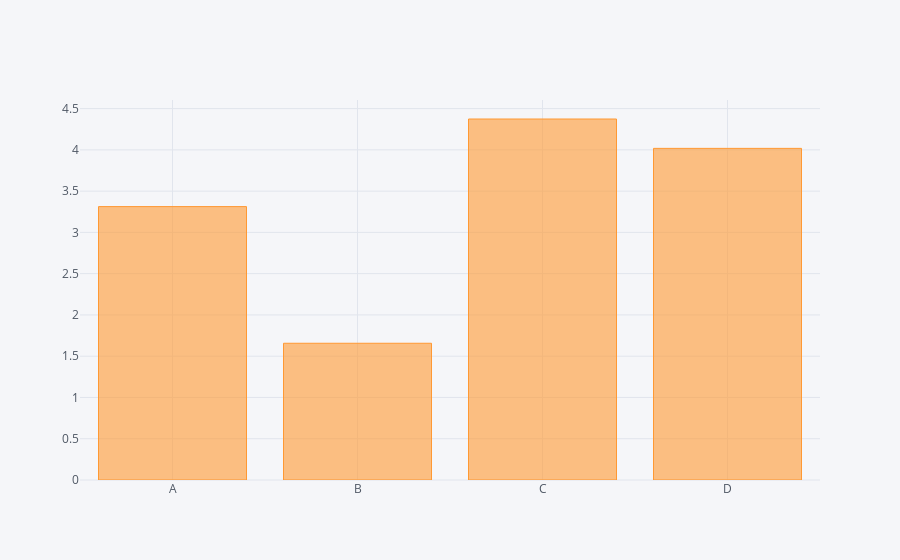

Notebook code for this chart:
### Code cell
# But I can narrow down and plot for instance the sum of each data frame. 

df.sum().iplot(kind='bar')

### Figure 1 — Plotly figure (JSON) as saved in the notebook; plotly's stock layout.template omitted (floating-point values rounded to 4 significant figures)
{"data": [{"marker": {"color": "rgba(255, 153, 51, 0.6)", "line": {"color": "rgba(255, 153, 51, 1.0)", "width": 1}}, "name": "None", "orientation": "v", "text": "", "type": "bar", "uid": "0c0cafab-1919-4af2-8608-8e2db0341017", "x": ["A", "B", "C", "D"], "y": [3.313, 1.657, 4.374, 4.018]}], "layout": {"legend": {"bgcolor": "#F5F6F9", "font": {"color": "#4D5663"}}, "paper_bgcolor": "#F5F6F9", "plot_bgcolor": "#F5F6F9", "title": {"font": {"color": "#4D5663"}}, "xaxis": {"gridcolor": "#E1E5ED", "showgrid": true, "tickfont": {"color": "#4D5663"}, "title": {"font": {"color": "#4D5663"}, "text": ""}, "zerolinecolor": "#E1E5ED"}, "yaxis": {"gridcolor": "#E1E5ED", "showgrid": true, "tickfont": {"color": "#4D5663"}, "title": {"font": {"color": "#4D5663"}, "text": ""}, "zerolinecolor": "#E1E5ED"}}}
